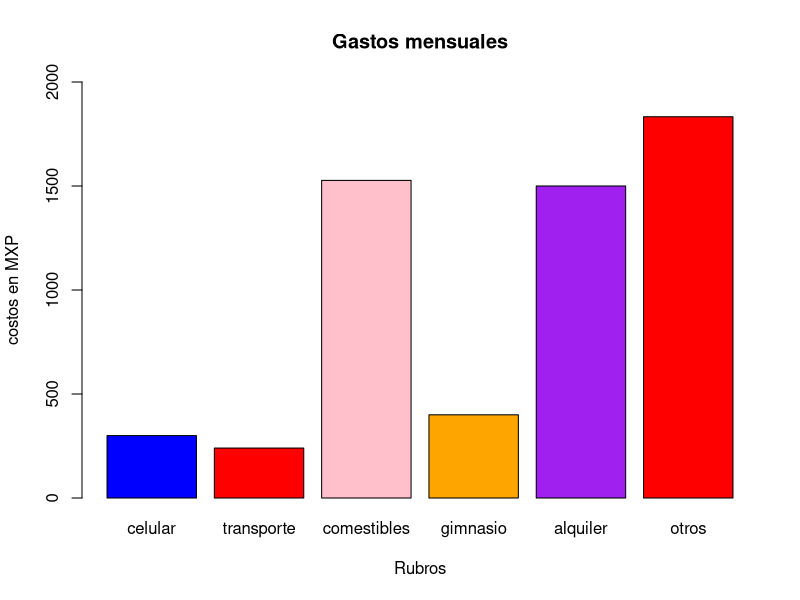

Generate this figure with R:
# Laboratorio 1
# Juan Pablo Bravo Gonzalez 
# gastos
celular <- 300
transporte <- 240
comestibles <-  1527
gimnasio <- 400
alquiler <-  1500
otros <-  1833

# gastos totales
300 + 240 + 1527 + 400 + 1500 + 1833
## [1] 5800
5800 * 5
## [1] 29000
29000 * 2
## [1] 58000
gastos <- c(celular, transporte, comestibles, gimnasio, alquiler, otros)
barplot(gastos,
        col = c("blue", "red", "pink", "orange", "purple", "red" ) ,
        main = "Gastos mensuales", 
        ylim = c(0,2000), xlab = "Rubros" , 
        ylab = "costos en MXP" ,
        names.arg = c("celular" , "transporte" , "comestibles" , "gimnasio" , "alquiler" , "otros" )
)
